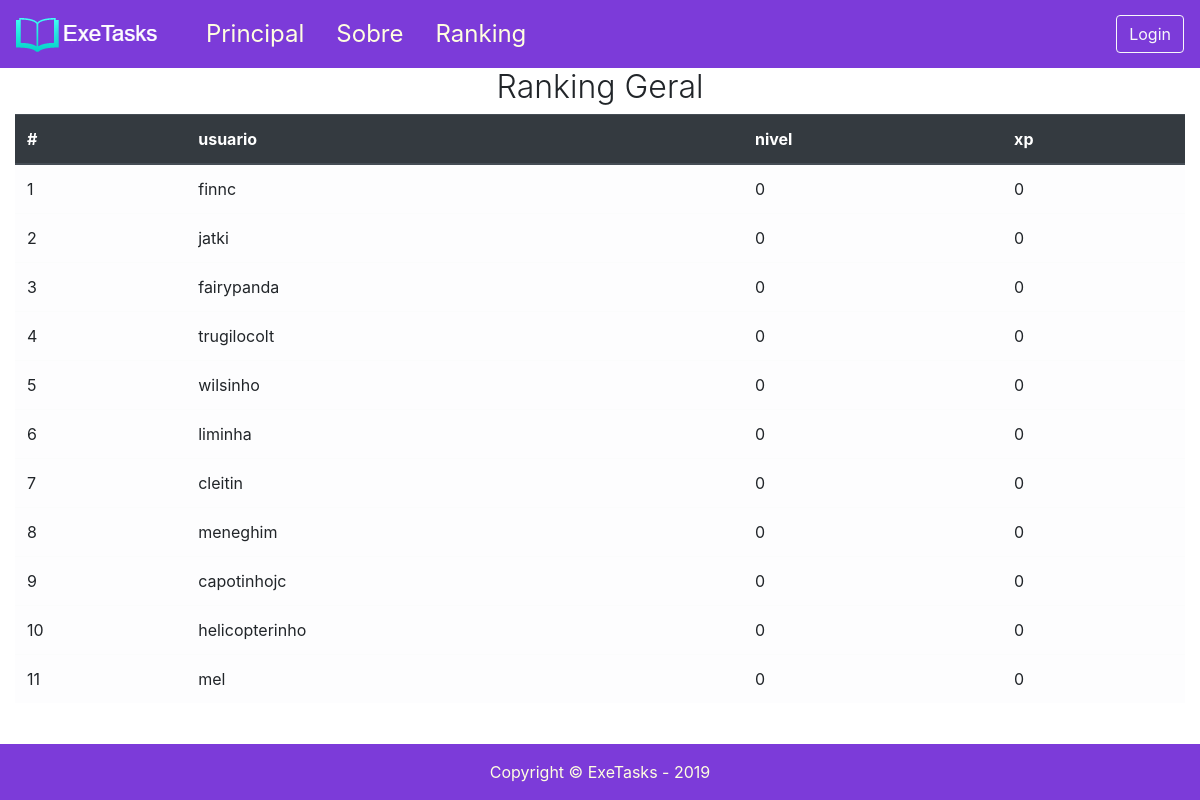
The page /index.php?folder=pages/&file=ranking.php on the database its author committed.
### tables this page shows
CREATE TABLE `usuarios` (
  `id` int(10) UNSIGNED ZEROFILL NOT NULL COMMENT 'ID do usuário.',
  `nome` varchar(20) NOT NULL COMMENT 'Nome do usuário.',
  `usuario` varchar(20) NOT NULL COMMENT 'Apelido do usuário.',
  `senha` char(32) NOT NULL COMMENT 'Senha do usuário.',
  `email` varchar(40) NOT NULL COMMENT 'E-mail do usuário.',
  `data_nasc` date NOT NULL COMMENT 'Data de nascimento do usuário.',
  `sexo` char(1) NOT NULL COMMENT 'Sexo do usuário.',
  `tipo` char(1) NOT NULL COMMENT 'Serve para determinar se o usuário é professor ou estudante.',
  `nivel` int(11) NOT NULL COMMENT 'Nível do usuário.',
  `experiencia` int(11) NOT NULL COMMENT 'Total de experiência que o usuário possui.',
  `foto` varchar(255) NOT NULL COMMENT 'Avatar do usuário.'
);

### pages/ranking.php (the view, shortened to what this page needs)
<div class="row justify-content-md-center">
    <div class="col-md-auto">
        <h2 class="font-weight-light">Ranking Geral</h2>
    </div>
</div>
<div class="col-md-auto">
    <?php
        include "security/database/connection_database.php";
        $sql_sel = "SELECT * FROM usuarios ORDER BY experiencia DESC LIMIT 11";
        $instruction = $db_connection->prepare($sql_sel);
        $instruction->execute();
        $ranking = $instruction->fetchAll(PDO::FETCH_ASSOC);
    ?>
    <div class="row">
        <table class="table table-light table-hover">
            <thead class="thead-dark">
                <tr>
                    <th scope="col">#</th>
                    <th scope="col">usuario</th>
                    <th scope="col">nivel</th>
                    <th scope="col">xp</th>
                </tr>
            </thead>
            <tbody>
            <?php foreach($ranking as $usuario): ?>
                <tr>
                    <?php $i++; ?>
                    <td><?php echo $i; ?></td>
                    <td><?php echo $usuario['usuario']; ?></td>
                    <td><?php echo $usuario['nivel']; ?></td>
                    <td><?php echo $usuario['experiencia']; ?></td>
                </tr>
                <?php endforeach; ?>
            </tbody>
        </table>
    </div>
</div>

### index.php (shortened to what this page needs)
<!DOCTYPE html>
<html lang="pt-br">
    <head>
        <link rel="stylesheet" href="https://stackpath.bootstrapcdn.com/bootstrap/4.3.1/css/bootstrap.min.css">
        <link rel="stylesheet" href="https://kit-free.fontawesome.com/releases/latest/css/free.min.css" media="all">
        <link rel="stylesheet" href="https://kit-free.fontawesome.com/releases/latest/css/free-v4-font-face.min.css" media="all">
        <link rel="stylesheet" href="https://kit-free.fontawesome.com/releases/latest/css/free-v4-shims.min.css" media="all">
        <link rel="stylesheet" href="assets/css/main.css">
    </head>
    <body>
        <div class="pos-f-t">
            <nav class="navbar navbar-expand-md purple">
                <div class="logo_header">
                    <img src="assets/imgs/logo2.png">
                </div>
                <div class="collapse navbar-collapse" id="navbarNav">
                    <ul class="nav justify-content-center">
                        <li><a href="index.php" class="nav-item nav-link li_header active txt_yellow">Principal</a></li>
                        <li><a href="index.php?folder=pages/&file=about.html" class="nav-item nav-link li_header active txt_yellow">Sobre</a></li>
                        <li><a href="index.php?folder=pages/&file=ranking.php" class="nav-item nav-link li_header active txt_yellow">Ranking</a></li>
                    </ul>
                </div>
                <button type="button" class="btn btn-outline-light" data-toggle="modal" data-target="#loginModal">Login</button>
            </nav>
        </div>
        <div class="container-fluid">
            <?php
                if(isset($_GET['folder']) && isset($_GET['file'])){
                    if(@!include $_GET['folder'].$_GET['file']){
                        echo "404 - Página não encontrada";
                    }
                    }else{
                        include "pages/initial.html";
                    }
                ?>
        </div>
        <footer class="page-footer fixed-bottom purple no_hover_yellow">
            <div class="footer-copyright text-center py-3">
                Copyright © ExeTasks - 2019
            </div>
        </footer>
    </body>
</html>

### assets/css/main.css (style rules this page uses)
.purple { background-color: #7C3BD9; }
.txt_yellow { color: rgb(255, 255, 224) !important; }
.no_hover_yellow { color: rgb(255, 255, 224) !important; }
.li_header { font-size: 24px; }
.logo_header { padding-right: 20px; }
a:link { text-decoration: none !important; }
html, body { height: 100%; }

### rows shown on the page
usuarios: usuario "finnc", nivel "0", experiencia "0"
usuarios: usuario "jatki", nivel "0", experiencia "0"
usuarios: usuario "fairypanda", nivel "0", experiencia "0"
usuarios: usuario "trugilocolt", nivel "0", experiencia "0"
usuarios: usuario "wilsinho", nivel "0", experiencia "0"
usuarios: usuario "liminha", nivel "0", experiencia "0"
usuarios: usuario "cleitin", nivel "0", experiencia "0"
usuarios: usuario "meneghim", nivel "0", experiencia "0"
usuarios: usuario "capotinhojc", nivel "0", experiencia "0"
usuarios: usuario "helicopterinho", nivel "0", experiencia "0"
usuarios: usuario "mel", nivel "0", experiencia "0"
